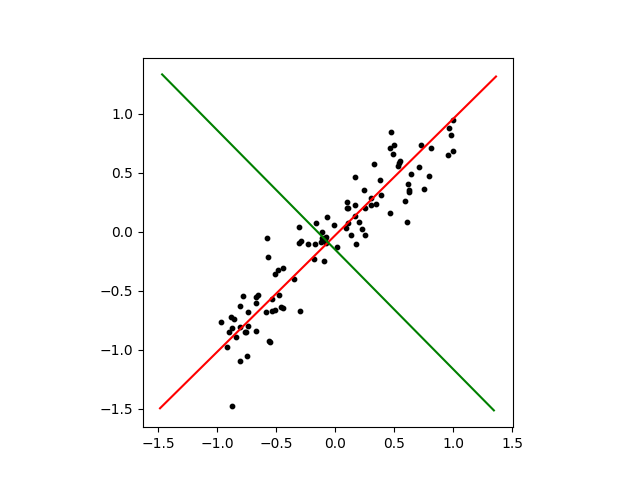

Write Python code to recreate this figure.
import matplotlib.pyplot as plt
import numpy as np

path_2d = "../../ex2/data/pca_2d.csv"

with open(path_2d) as f:
    sample1 = np.loadtxt(path_2d, delimiter=",")

# print(sample1.shape)
# print(sample1.shape[1])

x_input = sample1[:, 0]
y_input = sample1[:, 1]

# print(x_input.shape)
# print(y_input.shape)

fig = plt.figure()

ax = fig.add_subplot(1, 1, 1)

ax.scatter(x_input, y_input, color="black", s=10)


def pca(X, n_components=2):
    mu = X.mean(axis=0)  # 元データの平均点（2次元）
    X = X - mu  # 平均中心化
    cov = np.cov(X, rowvar=False)  # 共分散行列の導出
    l, v = np.linalg.eig(cov)  # 固有値l, 固有ベクトルvの導出
    l_index = np.argsort(l)[::-1]  # 固有値の大きい順にソート

    print(f"l = {l}")
    print(f"v = {v}")
    evr_list = l / np.sum(l)  # 寄与率の導出
    print(f"evr: {evr_list}")

    cev = sum(evr_list[:n_components])
    print(f"cev: {cev} (n = {n_components})")  # n_components個の累積寄与率の導出

    v_ = v[:, l_index]
    components = v_[:, :n_components]  # n_components個の固有ベクトルを取得
    print(f"components = {components}")
    v1 = components[:, 0]  # 第1主成分
    v2 = components[:, 1]  # 第2主成分
    t = np.linspace(-2, 2, 100)  # 定義域
    line_v1 = np.outer(t, v1) + mu
    line_v2 = np.outer(t, v2) + mu
    ax.plot(line_v1[:, 0], line_v1[:, 1], color="red")
    ax.plot(line_v2[:, 0], line_v2[:, 1], color="green")
    ax.set_aspect("equal", adjustable="box")
    plt.savefig("pca_2d.png")
    T = np.dot(X, components)  # 固有ベクトルをかけて次元圧縮
    return T


if __name__ == "__main__":
    T = pca(sample1)
    # print(T)
